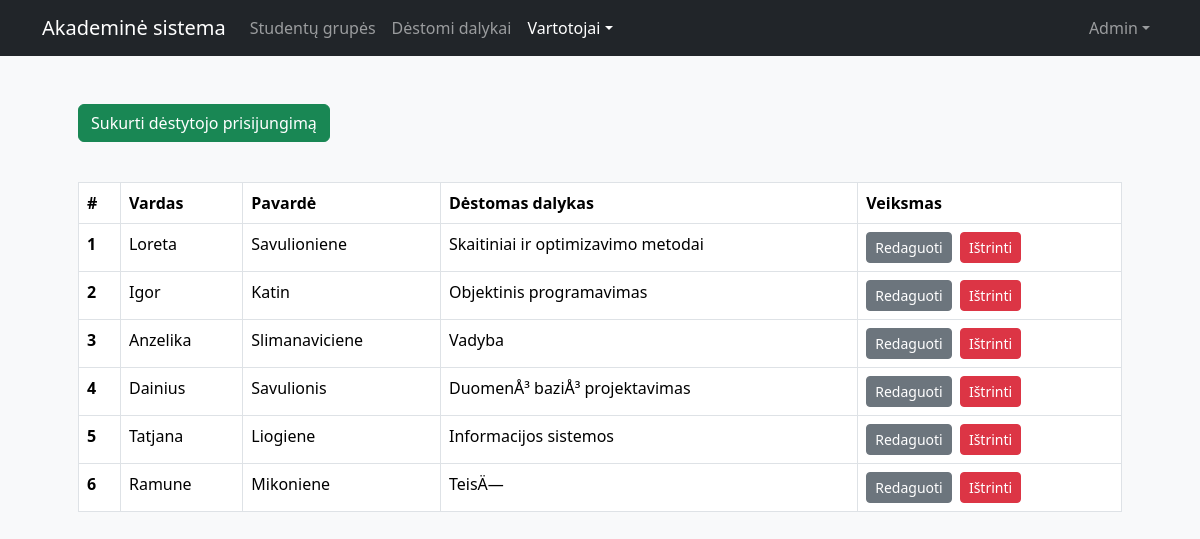
/views/admin/teachers.php (signed in), run on the app's committed database.
### tables this page shows
CREATE TABLE `users` (
  `id` int(11) NOT NULL,
  `name` varchar(50) NOT NULL,
  `lastname` varchar(50) NOT NULL,
  `username` varchar(50) NOT NULL,
  `password` varchar(255) NOT NULL,
  `role` tinyint(4) DEFAULT NULL,
  `group` int(11) DEFAULT NULL
);

CREATE TABLE `subjects` (
  `id` int(11) NOT NULL,
  `name` varchar(50) NOT NULL,
  `teacher_id` int(11) DEFAULT NULL
);

### config/config.php (called while the page is built, shortened)
<?php
class DB {
    private static $instance = null;
    public static function get() {
        if (self::$instance == null) {
            try {
                self::$instance = new PDO("mysql:host=" . DB_SERVER . ";dbname=" . DB_NAME, DB_USERNAME, DB_PASSWORD);
            } catch(PDOException $e) {
                die("Nepavyko prisijungti prie duomenu bazes: " . $e->getMessage());
            }
        }
        return self::$instance;
    }
}
?>

### core/user.php (called while the page is built, shortened)
<?php
require_once __DIR__ . "/../config/config.php";
class User {
	private $uid;
	function __construct($uid) {
		$this->uid = $uid;
	}
	public function get() {
		$query = DB::get()->prepare("SELECT * FROM users WHERE id=?");
        $query->execute([$this->uid]);
        return $query->fetch();
	}
}
?>

### core/admin.php (called while the page is built, shortened)
<?php
require_once __DIR__ . "/../config/config.php";
class Admin {
	public function all_teachers() {
		$query = DB::get()->prepare("SELECT users.*, subjects.name AS subject_name FROM users LEFT JOIN subjects ON subjects.teacher_id = users.id WHERE role = 2 ORDER BY users.id");
        $query->execute();
        return $query->fetchAll();
	}
}
?>

### views/admin/teachers.php (the view, shortened to what this page needs)
<?php
if (isset($_SESSION["logged_in"]) && $_SESSION["logged_in"] === true) {
    require_once __DIR__ . "/../../core/user.php";
    $user = new User($_SESSION["uid"]);
    $profile = $user->get();
    if ($profile["role"] != 1) {
        die("Unauthorized access");
    } else {
        require_once __DIR__ . "/../../core/admin.php";
        $admin = new Admin();
    }
}
?>
<!doctype html>
<html lang="lt">
    <head>
        <link rel="stylesheet" href="https://cdnjs.cloudflare.com/ajax/libs/bootstrap/5.3.2/css/bootstrap.min.css" />
    </head>
    <body class="bg-body-tertiary">
        <?php
        require_once __DIR__ . "/../../views/navbar.php";
        ?>
        <div class="container p-5">
            <a class="btn btn-success mb-3" href="new_teacher.php" role="button">Sukurti dėstytojo prisijungimą</a>
            <?php if (count($admin->all_teachers())) {?>
            <table class="table table-hover table-bordered my-4">
                <thead>
                    <tr>
                        <th scope="col">#</th>
                        <th scope="col">Vardas</th>
                        <th scope="col">Pavardė</th>
                        <th scope="col">Dėstomas dalykas</th>
                        <th scope="col">Veiksmas</th>
                    </tr>
                </thead>
                <tbody>
                <?php foreach($admin->all_teachers() as $index => $teacher) {?>
                    <tr>
                        <th scope="row"><?=$index+1?></th>
                        <td><?=$teacher["name"];?></td>
                        <td><?=$teacher["lastname"];?></td>
                        <td><?=($teacher["subject_name"] ? $teacher["subject_name"] : "-");?></td>
                        <td>
                            <a href="edit_teacher.php?teacher_id=<?=$teacher["id"]?>" type="button" class="btn btn-sm btn-secondary me-1">Redaguoti</a>
                            <a href="?remove_teacher=<?=$teacher["id"]?>" onclick="return confirm('Ar tikrai norite ištrinti šią dėstytojo paskyrą?')" type="button" class="btn btn-sm btn-danger">Ištrinti</a></td>
                    </tr>
                <?php }?>
                </tbody>
            </table>
            <?php } else { ?>
                <div class="alert alert-warning">Nėra jokių dėstytojų atvaizdavimui.</div>
            <?php } ?>
        </div>
    </body>
</html>

### views/navbar.php (shortened to what this page needs)
<nav class="navbar navbar-dark bg-dark navbar-expand-lg">
    <div class="container d-flex flex-wrap">
        <a class="navbar-brand" href="<?=BASE_URL . "/views/dashboard.php"?>">Akademinė sistema</a>
        <div class="collapse navbar-collapse" id="navbarScroll">
            <ul class="navbar-nav me-auto">
                <?php if ($profile["role"] == 1) {?>
                <li class="nav-item">
                    <a class="nav-link<?php if ((basename($_SERVER['SCRIPT_FILENAME'], '.php') == "groups") || (basename($_SERVER['SCRIPT_FILENAME'], '.php') == "new_group") || (basename($_SERVER['SCRIPT_FILENAME'], '.php') == "edit_group")) { echo " active";}?>" href="groups.php">Studentų grupės</a>
                </li>
                <li class="nav-item">
                    <a class="nav-link<?php if ((basename($_SERVER['SCRIPT_FILENAME'], '.php') == "subjects") || (basename($_SERVER['SCRIPT_FILENAME'], '.php') == "new_subject") || (basename($_SERVER['SCRIPT_FILENAME'], '.php') == "edit_subject")) { echo " active";}?>" href="subjects.php">Dėstomi dalykai</a>
                </li>
                <li class="nav-item dropdown">
                    <a class="nav-link dropdown-toggle<?php if ((basename($_SERVER['SCRIPT_FILENAME'], '.php') == "teachers") || (basename($_SERVER['SCRIPT_FILENAME'], '.php') == "new_teacher") || (basename($_SERVER['SCRIPT_FILENAME'], '.php') == "edit_teacher") || (basename($_SERVER['SCRIPT_FILENAME'], '.php') == "students") || (basename($_SERVER['SCRIPT_FILENAME'], '.php') == "new_student") || (basename($_SERVER['SCRIPT_FILENAME'], '.php') == "edit_student")) { echo " active";}?>" href="#" role="button" data-bs-toggle="dropdown" aria-expanded="false">Vartotojai</a>
                </li>
                <?php } ?>
            </ul>
            <ul class="navbar-nav">
                <li class="nav-item dropdown">
                    <a class="nav-link dropdown-toggle" href="#" role="button" data-bs-toggle="dropdown" aria-expanded="false"><?=$profile["name"]?></a>
                </li>
            </ul>
        </div>
    </div>
</nav>

### data on the page
users: name "Admin"
users: name "Loreta", lastname "Savulioniene", subjects.name "Skaitiniai ir optimizavimo metodai"
users: name "Igor", lastname "Katin", subjects.name "Objektinis programavimas"
users: name "Anzelika", lastname "Slimanaviciene", subjects.name "Vadyba"
users: name "Dainius", lastname "Savulionis", subjects.name "DuomenÅ³ baziÅ³ projektavimas"
users: name "Tatjana", lastname "Liogiene", subjects.name "Informacijos sistemos"
users: name "Ramune", lastname "Mikoniene", subjects.name "TeisÄ—"
